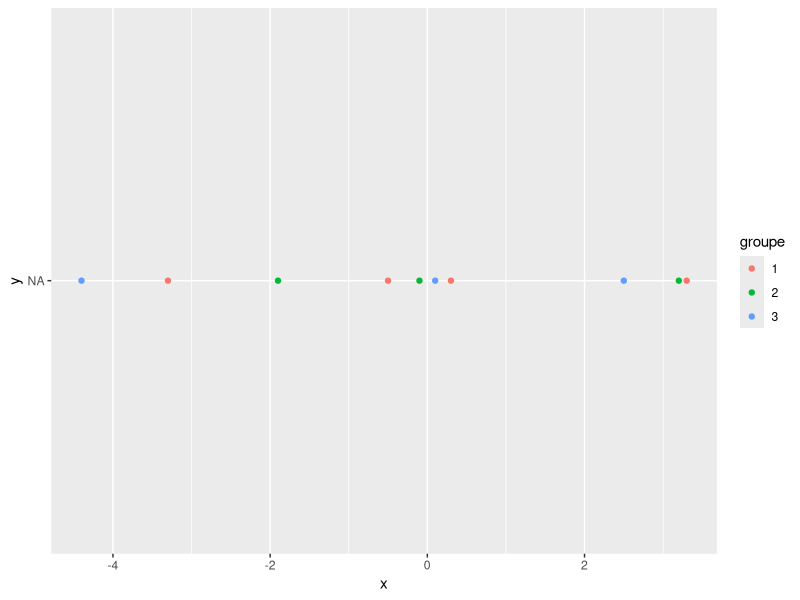

Reproduce this figure in R.
## ---- chunk 1
data<-data.frame(Var=c(-3.3,-4.4,-1.9,3.3,2.5,3.2,0.3,0.1,-0.1,-0.5),
partition1=c(1,1,1,2,2,2,2,2,1,1),
partition2=c(1,3,2,1,3,2,1,3,2,1)
)
## ---- chunk 2
library(ggplot2)

plot_data <- function(x, partition) {
# function that plot the 1D data vector x with color
# according to an argument partition
#
# return: a ggplot graph
df = data.frame(x = x, groupe = factor(partition))
gg = ggplot(df) + geom_point(aes(x=x, y = NA, color=groupe))
return(gg)
}

gg_part1 = plot_data(data$Var, data$partition1)
gg_part2 = plot_data(data$Var, data$partition2)
print(gg_part2)
## ---- chunk 3
initEM = function(x, partition) {
  #' Initialize the parameters of the mixture according
  #' to the `partition` argument.
  #' The returned parameters are the maxima of the complete
  #'  log-likelihood (see Q2 of exercise 1).
  params = list(pi=NULL, theta=list(mu=NULL, sigma2=NULL))
  
  K = length(unique(partition))
  n = length(partition)
  nks = table(partition)
  params$pi =  nks / n
  
  # Equivalent sans `table()`
  params$pi = rep(0, K)
  params$mu = rep(0, K)
  params$sigma2 = rep(0, K)
  
  unique_val_partition = unique(partition)
  for (k in 1:K) {
    val_k = unique_val_partition[k]
    params$pi[k] = sum(partition == val_k) / n
    params$theta$mu[k] = NULL # TODO
    params$theta$sigma2[k] = NULL # TODO
  }
  
  return(params)
}

initEM(x = data$Var, partition = data$partition1)
